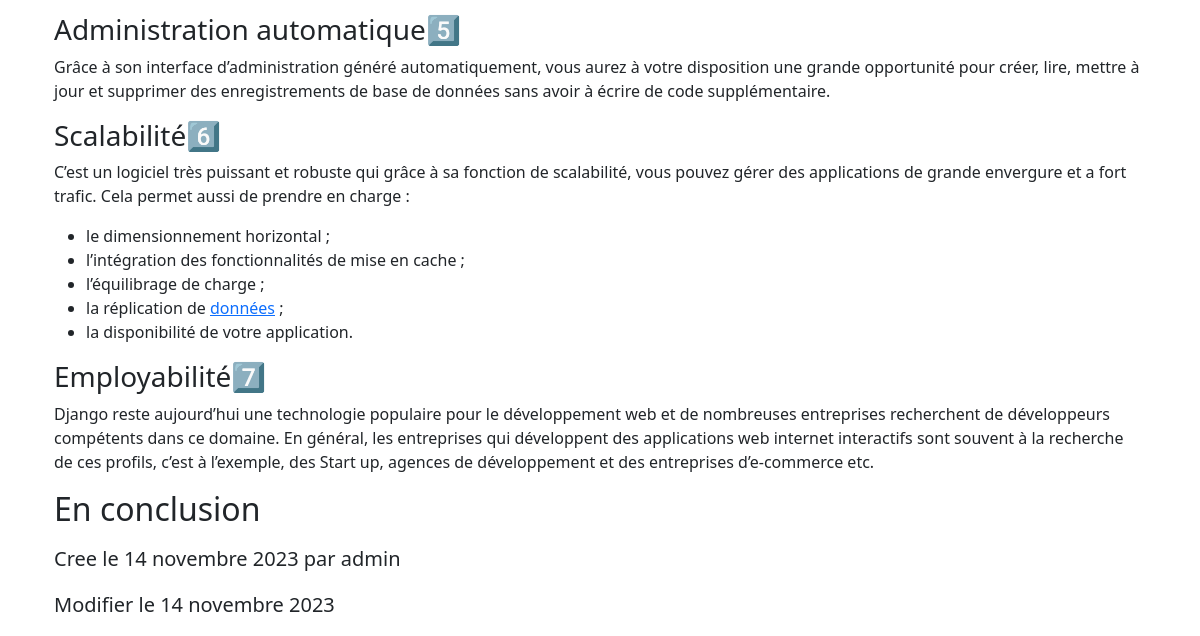
Before: /details/16/ (lower part) with the older database file.
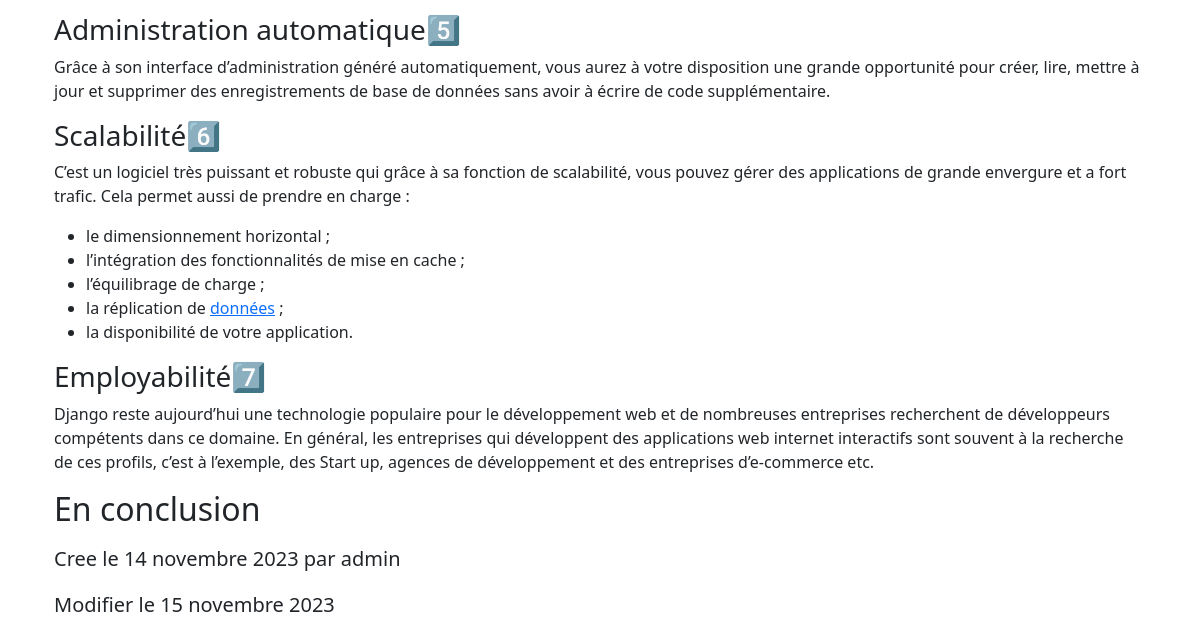
After: the same page with the newer database file.
### articles/models.py (models this page shows, shortened)
class Article (models.Model):
    image = models.ImageField(null=True, blank=True, upload_to='images/')
    title = models.CharField( max_length=150)
    summary = models.CharField( max_length=500)
    content = RichTextField(blank=True)
    author = models.ForeignKey(User, on_delete=models.CASCADE)
    creation_date = models.DateField(auto_now_add=True)
    last_update = models.DateField(auto_now=True)
    archive = models.BooleanField(default=False)
    class Meta:
        ordering = ['-creation_date']

### articles/views.py (the view)
# urls.py: path('details/<int:id>/',details, name='details'),
def details(request, id):
    article = get_object_or_404(Article, id=id)
    return render(request, 'pages/details.html',{'article':article})

### templates/pages/details.html (shortened to what this page needs)
{% extends "base.html" %}
{% block contenu %}
{% include "partials/details.html" %}
{% endblock contenu %}

### templates/partials/details.html (shortened to what this page needs)
<div class="row  ">
  {% if article  %}
            <div class="jumbotron jumbotron-fluid">
                <div class="container">
                  <p class="lead"> {{article.content|safe }}</p>
                  <p class="lead">Cree le {{article.creation_date}} par {{article.author}}</p>
                  <p class="lead">Modifier le {{article.last_update}}</p>
                </div>
              </div>
         </div>
         </div>
    {% else %}
    <p> vide</p>
  {% endif %}

Changed rows visible on the page:
changed Article "admin": last_update "14 novembre 2023" → "15 novembre 2023"
